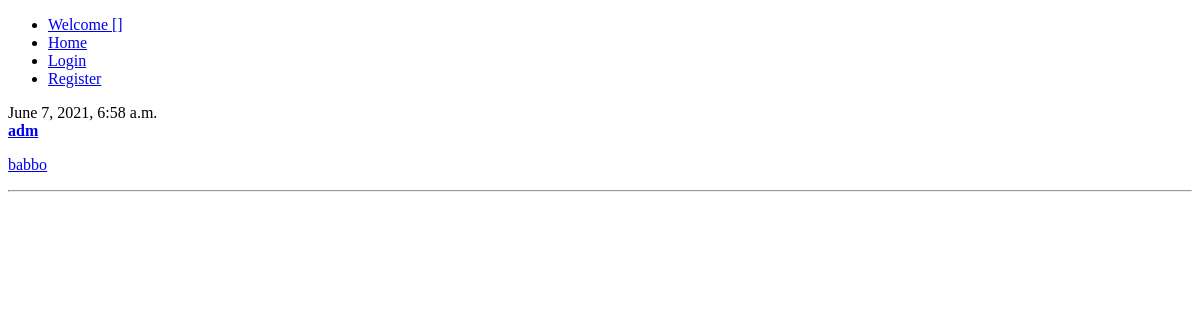
Before: / with the older database file.
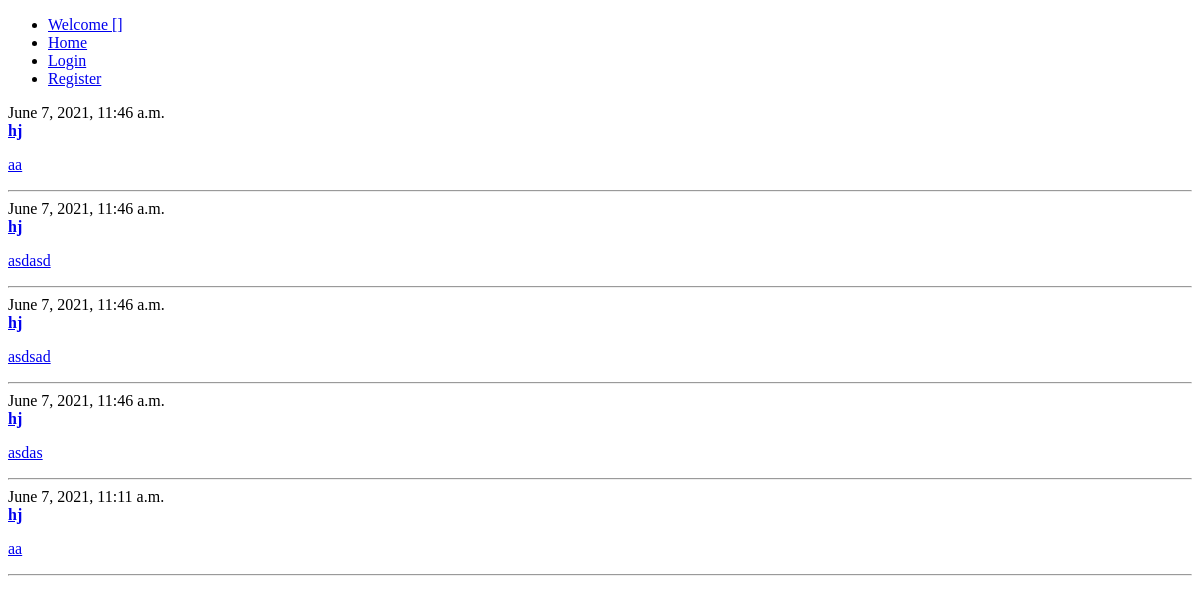
After: the same page with the newer database file.
### choipark/models/articles.py (models this page shows, shortened)
class ArticleModel(models.Model):
    title = models.CharField(max_length=128)
    content = models.TextField(null=False)
    author = models.ForeignKey(
        settings.AUTH_USER_MODEL,
        on_delete=models.CASCADE)
    date = models.DateTimeField(auto_now_add=True)
    upvotes = models.ManyToManyField(settings.AUTH_USER_MODEL, related_name='upvotes_article')
    downvotes = models.ManyToManyField(settings.AUTH_USER_MODEL, related_name='downvotes_article')

### choipark/views/main.py (the view, shortened to what this page needs)
# urls.py: path('', views.MainView.as_view(), name="main"),
class MainView(View):
    template_name = 'registration/main.html'
    def get(self, request) :
        try:
            article = ArticleModel.objects.all().order_by('-date')
        except Exception as e:
            article = []
        context = {
            'articles': article,
        }
        return render(request, self.template_name, context)

### choipark/templates/registration/main.html (shortened to what this page needs)
{% extends 'base.html' %}{% load static %}
{% block content %}
 {% for article in articles %}
        <div class="article">
            <div class="date">{{ article.date }}</div>
            <a href="/profile/{{article.author.id}}"><strong>{{ article.author }}</strong></a>
			<a href="/detail/{{ article.id }}">{{ article.title|linebreaks }}</a>
        </div>
        <hr>
{% endfor %}
{% endblock content%}

Changed rows visible on the page:
added ArticleModel: date "June 7, 2021, 11:46 a.m.", author "hj", title "aa"
added ArticleModel: date "June 7, 2021, 11:46 a.m.", author "hj", title "asdasd"
added ArticleModel: date "June 7, 2021, 11:46 a.m.", author "hj", title "asdsad"
added ArticleModel: date "June 7, 2021, 11:46 a.m.", author "hj", title "asdas"
changed ArticleModel: date "June 7, 2021, 6:58 a.m." → "June 7, 2021, 11:11 a.m."; author "adm" → "hj"; title "babbo" → "aa"
